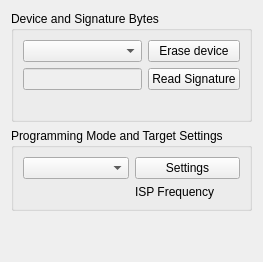
      <widget class="QWidget" name="tabMain">
       <attribute name="title">
        <string>Main</string>
       </attribute>
       <layout class="QVBoxLayout" name="verticalLayout_6">
        <item>
         <widget class="QGroupBox" name="groupBox">
          <property name="title">
           <string>Device and Signature Bytes</string>
          </property>
          <layout class="QGridLayout" name="gridLayout">
           <item row="0" column="0">
            <widget class="QComboBox" name="comboBoxDevice"/>
           </item>
           <item row="0" column="1">
            <widget class="QPushButton" name="pushButton">
             <property name="text">
              <string>Erase device</string>
             </property>
             <property name="icon">
              <iconset resource="icons/icons.qrc">
               <normaloff>:/edit-delete.svg</normaloff>:/edit-delete.svg</iconset>
             </property>
            </widget>
           </item>
           <item row="1" column="0">
            <widget class="QLineEdit" name="lineEditDevSignature">
             <property name="enabled">
              <bool>false</bool>
             </property>
            </widget>
           </item>
           <item row="2" column="0">
            <widget class="QLabel" name="labelSignatureMatch">
             <property name="text">
              <string/>
             </property>
            </widget>
           </item>
           <item row="1" column="1">
            <widget class="QPushButton" name="pushButtonReadSignature">
             <property name="text">
              <string>Read Signature</string>
             </property>
            </widget>
           </item>
          </layout>
         </widget>
        </item>
        <item>
         <widget class="QGroupBox" name="groupBoxProgModeAndTarget">
          <property name="title">
           <string>Programming Mode and Target Settings</string>
          </property>
          <layout class="QGridLayout" name="gridLayout_2">
           <item row="0" column="0">
            <widget class="QComboBox" name="comboBoxIspMode"/>
           </item>
           <item row="0" column="1">
            <widget class="QPushButton" name="pushButtonProgmodeSettings">
             <property name="text">
              <string>Settings</string>
             </property>
             <property name="icon">
              <iconset resource="icons/icons.qrc">
               <normaloff>:/gconf-editor.svg</normaloff>:/gconf-editor.svg</iconset>
             </property>
            </widget>
           </item>
           <item row="1" column="1">
            <widget class="QLabel" name="labelISPFreq">
             <property name="text">
              <string>ISP Frequency</string>
             </property>
            </widget>
           </item>
          </layout>
         </widget>
        </item>
        <item>
         <spacer name="verticalSpacer">
          <property name="orientation">
           <enum>Qt::Vertical</enum>
          </property>
          <property name="sizeHint" stdset="0">
           <size>
            <width>20</width>
            <height>40</height>
           </size>
          </property>
         </spacer>
        </item>
       </layout>
      </widget>
